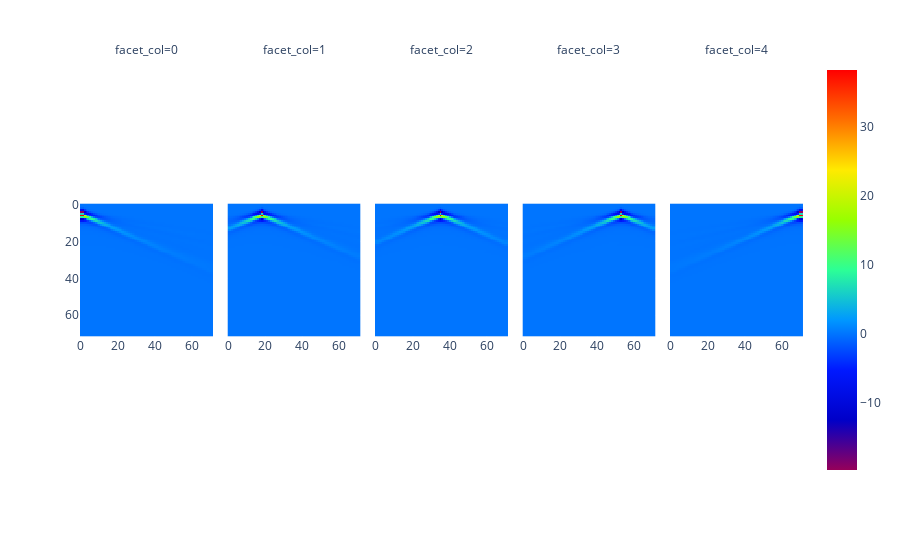

Notebook code for this chart:
### Code cell
px.imshow(
    stats["x_mean"],
    facet_col=0,
    color_continuous_scale="Rainbow",
)

### Figure 1 — Plotly figure (JSON) as saved in the notebook; plotly's stock layout.template omitted (floating-point values rounded to 4 significant figures; data arrays with more than 128 entries replaced by an {"elided": "..."} marker saying what was removed)
{"data": [{"coloraxis": "coloraxis", "hovertemplate": "x: %{x}<br>y: %{y}<br>color: %{z}<extra></extra>", "name": "0", "type": "heatmap", "xaxis": "x", "yaxis": "y", "z": {"elided": "72x72 float values"}}, {"coloraxis": "coloraxis", "hovertemplate": "x: %{x}<br>y: %{y}<br>color: %{z}<extra></extra>", "name": "1", "type": "heatmap", "xaxis": "x2", "yaxis": "y2", "z": {"elided": "72x72 float values"}}, {"coloraxis": "coloraxis", "hovertemplate": "x: %{x}<br>y: %{y}<br>color: %{z}<extra></extra>", "name": "2", "type": "heatmap", "xaxis": "x3", "yaxis": "y3", "z": {"elided": "72x72 float values"}}, {"coloraxis": "coloraxis", "hovertemplate": "x: %{x}<br>y: %{y}<br>color: %{z}<extra></extra>", "name": "3", "type": "heatmap", "xaxis": "x4", "yaxis": "y4", "z": {"elided": "72x72 float values"}}, {"coloraxis": "coloraxis", "hovertemplate": "x: %{x}<br>y: %{y}<br>color: %{z}<extra></extra>", "name": "4", "type": "heatmap", "xaxis": "x5", "yaxis": "y5", "z": {"elided": "72x72 float values"}}], "layout": {"annotations": [{"font": {}, "showarrow": false, "text": "facet_col=0", "x": 0.092, "xanchor": "center", "xref": "paper", "y": 1, "yanchor": "bottom", "yref": "paper"}, {"font": {}, "showarrow": false, "text": "facet_col=1", "x": 0.296, "xanchor": "center", "xref": "paper", "y": 1, "yanchor": "bottom", "yref": "paper"}, {"font": {}, "showarrow": false, "text": "facet_col=2", "x": 0.5, "xanchor": "center", "xref": "paper", "y": 1, "yanchor": "bottom", "yref": "paper"}, {"font": {}, "showarrow": false, "text": "facet_col=3", "x": 0.704, "xanchor": "center", "xref": "paper", "y": 1, "yanchor": "bottom", "yref": "paper"}, {"font": {}, "showarrow": false, "text": "facet_col=4", "x": 0.908, "xanchor": "center", "xref": "paper", "y": 1, "yanchor": "bottom", "yref": "paper"}], "coloraxis": {"colorscale": [[0, "rgb(150,0,90)"], [0.125, "rgb(0,0,200)"], [0.25, "rgb(0,25,255)"], [0.375, "rgb(0,152,255)"], [0.5, "rgb(44,255,150)"], [0.625, "rgb(151,255,0)"], [0.75, "rgb(255,234,0)"], [0.875, "rgb(255,111,0)"], [1, "rgb(255,0,0)"]]}, "margin": {"t": 60}, "xaxis": {"anchor": "y", "constrain": "domain", "domain": [0, 0.184], "scaleanchor": "y"}, "xaxis2": {"anchor": "y2", "domain": [0.204, 0.388], "matches": "x"}, "xaxis3": {"anchor": "y3", "domain": [0.408, 0.592], "matches": "x"}, "xaxis4": {"anchor": "y4", "domain": [0.612, 0.796], "matches": "x"}, "xaxis5": {"anchor": "y5", "domain": [0.816, 1], "matches": "x"}, "yaxis": {"anchor": "x", "autorange": "reversed", "constrain": "domain", "domain": [0, 1]}, "yaxis2": {"anchor": "x2", "domain": [0, 1], "matches": "y", "showticklabels": false}, "yaxis3": {"anchor": "x3", "domain": [0, 1], "matches": "y", "showticklabels": false}, "yaxis4": {"anchor": "x4", "domain": [0, 1], "matches": "y", "showticklabels": false}, "yaxis5": {"anchor": "x5", "domain": [0, 1], "matches": "y", "showticklabels": false}}}
